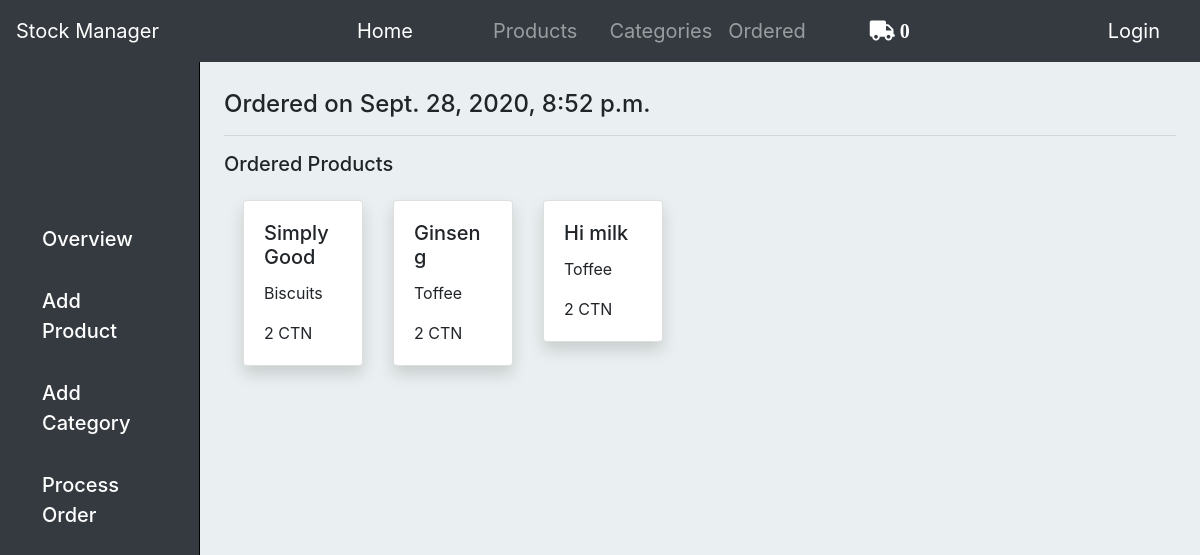
The app's page /ordered/9/, older data.
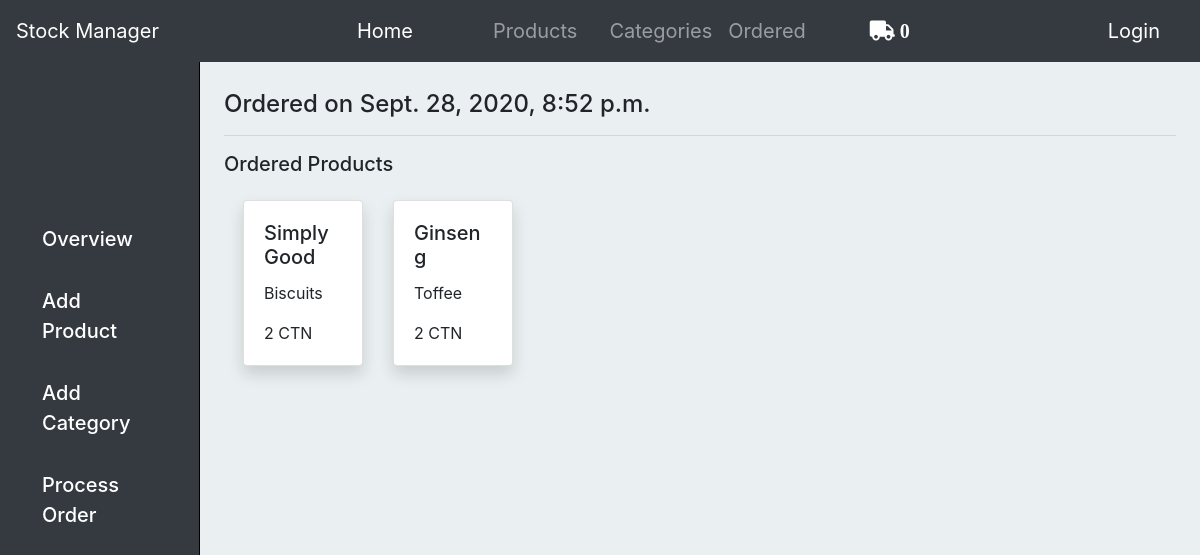
The same page, newer data.
### base/models.py (models this page shows, shortened)
class Item(models.Model):
    user = models.ForeignKey(User, on_delete=models.CASCADE)
    item = models.ForeignKey(Product, on_delete=models.CASCADE)
    quantity = models.IntegerField(default=0)
    ordered = models.BooleanField(default=False)

class Product(models.Model):
    name = models.CharField(max_length=100)
    category = models.ForeignKey(Category, on_delete=models.CASCADE, null=True, blank=True, related_name='products')
    code = models.CharField(max_length=100)
    quantity = models.IntegerField(default=1)
    carton_price = models.DecimalField(decimal_places=2, default=0.00, max_digits=9)
    unit_price = models.DecimalField(decimal_places=2, default=0.00, max_digits=9)
    unit_quantity = models.IntegerField(default=1)
    status = models.CharField(max_length=100, choices=CHOICES, default="Available")
    owner = models.ForeignKey(User, on_delete=models.CASCADE)

class Category(models.Model):
    name = models.CharField(max_length=100)
    code = models.CharField(max_length=100)
    owner = models.ForeignKey(User, on_delete=models.CASCADE)
    def __str__(self):
        return self.name

### base/views.py (the view)
# urls.py: path("ordered/<int:id>/", views.order_detail, name="orderdetail"),
def order_detail(request, id):
    order = Order.objects.get(id=id)
    context ={
        'order':order
    }
    return render(request, 'base/orderdetail.html', context)

### base/templatetags/cart_template_tags.py (called while the page is built)
@register.filter
def cart_item_count(user):
    if user.is_authenticated:
        qs = Order.objects.filter(user=user, ordered=False)
        if qs.exists():
            return qs[0].items.count()
    return 0

### base/templates/base/orderdetail.html
{% extends 'base/layout.html' %}
{% load static %}
{% block main %}
<h4>Ordered on {{order.ordered_date}}</h4>
<hr>
<h5>Ordered Products</h5>
<div class="row ml-1 mr-5 mt-4">
	{% for item in order.items.all %}
    <div class="col-sm-2">
    <div class="card shadow">
      <div class="card-body">
        <h5 class="card-title">{{item.item.name}}</h5>
        <p class="card-text">{{item.item.category}}</p>
        <p class="card-text">{{item.quantity}} CTN</p>
      </div>
    </div>
  </div>
    {% endfor %}
</div>
{% endblock main %}

Row changes from the older to the newer data that the page shows:
removed Item: item.name "Hi milk", item.category "Toffee", quantity "2"
